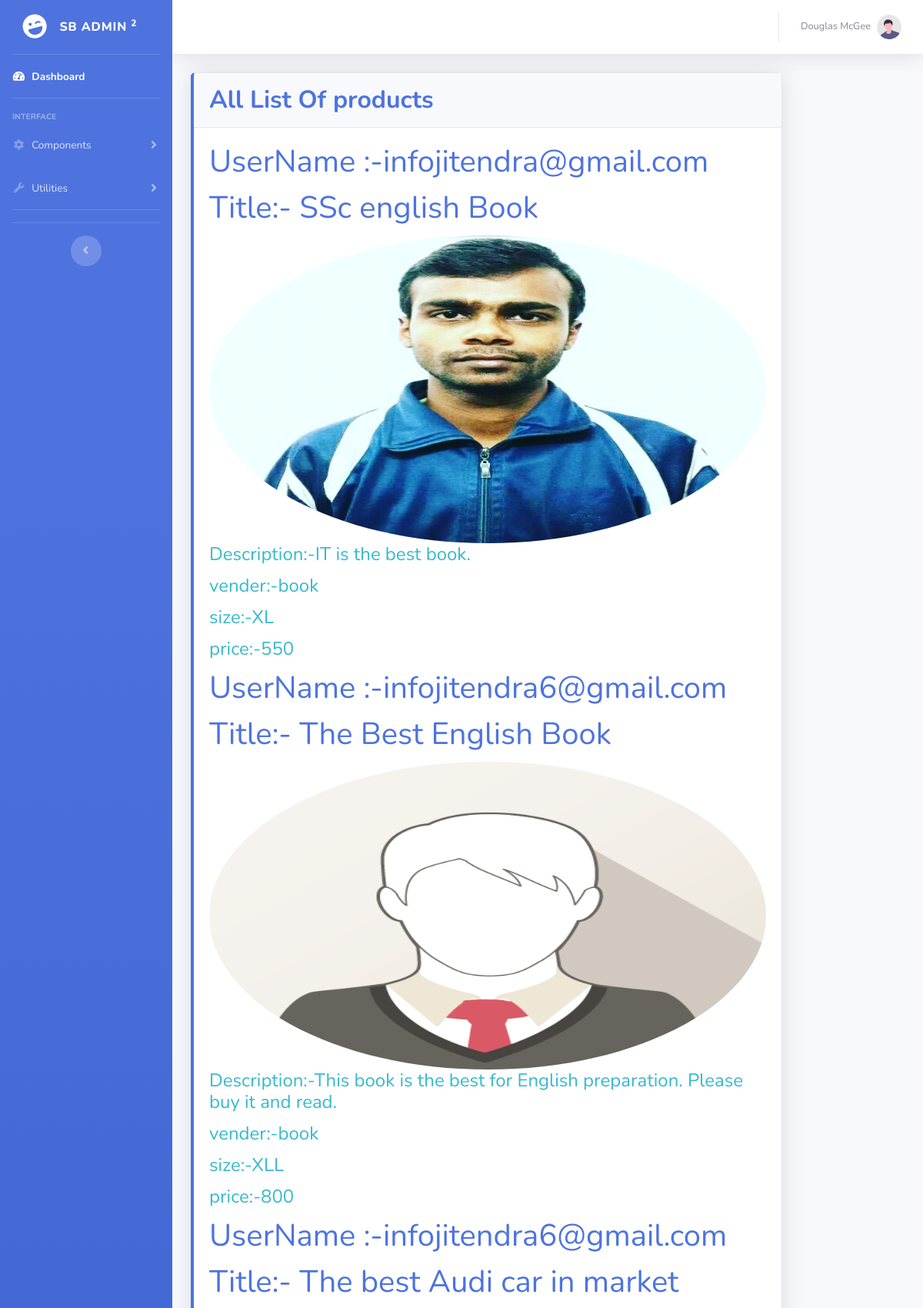
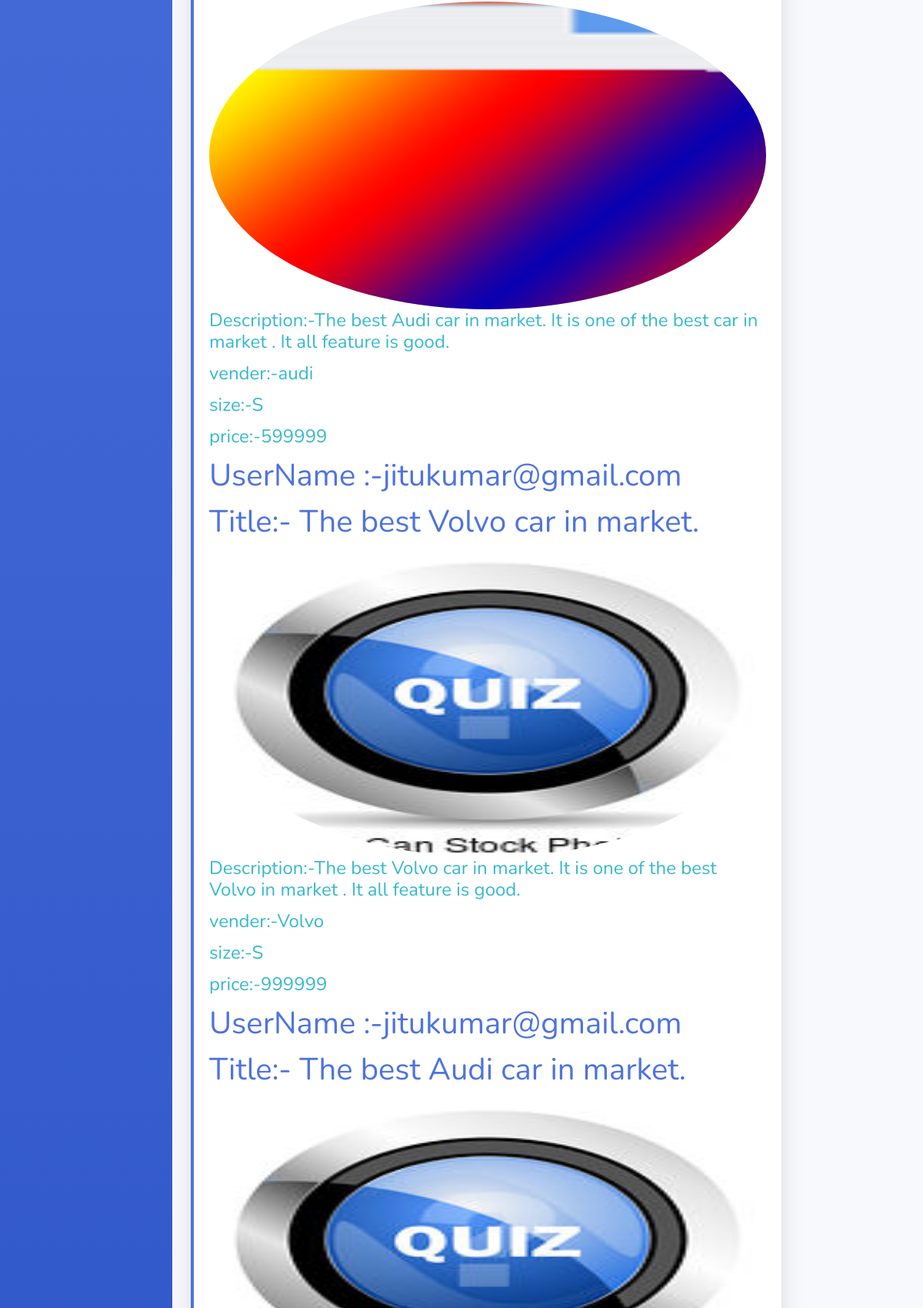
The page /view_product.php (signed in, upper part) on the database its author committed (2 pictures, top to bottom).
### tables this page shows
CREATE TABLE `product` (
  `id` int(5) NOT NULL,
  `title` varchar(250) NOT NULL,
  `description` text NOT NULL,
  `vender` varchar(50) NOT NULL,
  `feature` int(2) NOT NULL,
  `size` varchar(50) NOT NULL,
  `price` int(10) NOT NULL,
  `prod_image` varchar(250) NOT NULL,
  `usernamep` varchar(100) NOT NULL
);

### view_product.php (the view, shortened to what this page needs)
 <?php
include "connection.php";
?>
<!DOCTYPE html>
<html lang="en">
<head>
    <link href="vendor/fontawesome-free/css/all.min.css" rel="stylesheet" type="text/css">
    <link href="css/sb-admin-2.min.css" rel="stylesheet">
 <link href="vendor/datatables/dataTables.bootstrap4.min.css" rel="stylesheet">
</head>
<body id="page-top">
    <div id="wrapper">
        <ul class="navbar-nav bg-gradient-primary sidebar sidebar-dark accordion" id="accordionSidebar">
            <a class="sidebar-brand d-flex align-items-center justify-content-center" href="index.html">
                <div class="sidebar-brand-icon rotate-n-15">
                    <i class="fas fa-laugh-wink"></i>
                </div>
                <div class="sidebar-brand-text mx-3">SB Admin <sup>2</sup></div>
            </a>
            <hr class="sidebar-divider my-0">
            <li class="nav-item active">
                <a class="nav-link" href="index.html">
                    <i class="fas fa-fw fa-tachometer-alt"></i>
                    <span>Dashboard</span></a>
            </li>
            <hr class="sidebar-divider">
            <div class="sidebar-heading">
                Interface
            </div>
            <li class="nav-item">
                <a class="nav-link collapsed" href="#" data-toggle="collapse" data-target="#collapseTwo"
                    aria-expanded="true" aria-controls="collapseTwo">
                    <i class="fas fa-fw fa-cog"></i>
                    <span>Components</span>
                </a>
            </li>
            <li class="nav-item">
                <a class="nav-link collapsed" href="#" data-toggle="collapse" data-target="#collapseUtilities"
                    aria-expanded="true" aria-controls="collapseUtilities">
                    <i class="fas fa-fw fa-wrench"></i>
                    <span>Utilities</span>
                </a>
            </li>
            <hr class="sidebar-divider">
            <hr class="sidebar-divider d-none d-md-block">
            <div class="text-center d-none d-md-inline">
                <button class="rounded-circle border-0" id="sidebarToggle"></button>
            </div>
        </ul>
        <div id="content-wrapper" class="d-flex flex-column">
            <div id="content">
                <nav class="navbar navbar-expand navbar-light bg-white topbar mb-4 static-top shadow">
                    <ul class="navbar-nav ml-auto">
                        <li class="nav-item dropdown no-arrow">
                            <a class="nav-link dropdown-toggle" href="#" id="userDropdown" role="button"
                                data-toggle="dropdown" aria-haspopup="true" aria-expanded="false">
                                <span class="mr-2 d-none d-lg-inline text-gray-600 small">Douglas McGee</span>
                                <img class="img-profile rounded-circle"
                                    src="img/undraw_profile.svg">
                            </a>
                        </li>
                    </ul>
                </nav>
                <div class="container-fluid">
                    <div class="row">
                        <div class="col-xl-10 col-lg-10">
       <div class="card shadow mb-4 border-left-primary border-bottom-info ">
                                <div
                                    class="card-header py-3 d-flex flex-row align-items-center justify-content-between">
                                    <h2 class="m-0 font-weight-bold text-primary">All List Of products</h2>
                                </div>
                                <div class="card-body">
                                <?php
            $res=mysqli_query($conn,"select * from product");
            while($row=mysqli_fetch_array($res))
            {
                ?>
            <h1 class="card-title text-primary">UserName :-<?php echo $row["usernamep"]; ?></h1>
                     <h1 class="card-title text-primary">Title:- <?php echo $row["title"]; ?></h1>
                                     <img class="card-img-top rounded-circle" src="image/<?php echo $row["prod_image"]; ?>" alt="Card image" height="400" style="width:100%">
                                <h4 class="card-title text-info">Description:-<?php echo $row["description"]; ?></h4>
                                <h4 class="card-title text-info">vender:-<?php echo $row["vender"]; ?></h4>
                                <h4 class="card-title text-info">size:-<?php echo $row["size"]; ?></h4>
                                <h4 class="card-title text-info">price:-<?php echo $row["price"]; ?></h4>
                <?php
            } ?>
							   </div>
                            </div>
							   </div>
                            </div>
							   </div>
                            </div>
							   </div>
                            </div>
</body>
</html>

### rows shown on the page
product: usernamep "infojitendra@gmail.com", title "SSc english Book", prod_image (picture), description "IT is the best book.", vender "book", size "XL", price "550"
product: usernamep "infojitendra6@gmail.com", title "The Best English Book", prod_image (picture), description "This book is the best for English preparation. Please buy it and read.", vender "book", size "XLL", price "800"
product: usernamep "infojitendra6@gmail.com", title "The best Audi car in market", prod_image (picture), description "The best Audi car in market. It is one of the best car in market . It all feature is good.", vender "audi", size "S", price "599999"
product: usernamep "jitukumar@gmail.com", title "The best Volvo car in market.", prod_image (picture), description "The best Volvo car in market. It is one of the best Volvo in market . It all feature is good.", vender "Volvo", size "S", price "999999"
product: usernamep "jitukumar@gmail.com", title "The best Audi car in market.", prod_image (picture)
